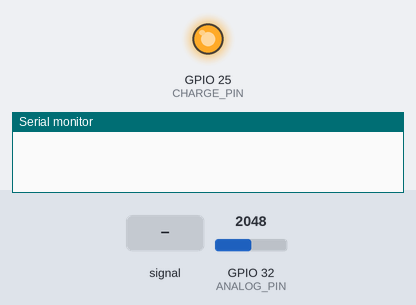
This sketch was run on a simulated ESP32. On the bench: output pins drawn as LEDs (lit = HIGH), the last lines printed to the serial monitor. The inputs (shaded band) are chosen by the test bench; at power-on: GPIO 32 (ANALOG_PIN) = 2048.

Above: at 1.8 s.
1.9 s: GPIO 32 (ANALOG_PIN) fed a 200 Hz sine of ±1023 counts around its level
At 4.5 s:
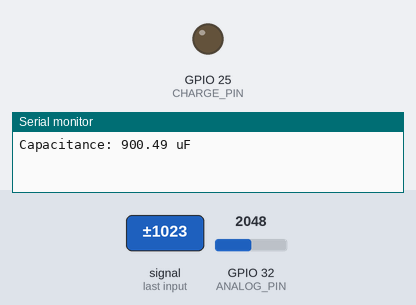
4.9 s: GPIO 32 (ANALOG_PIN) set to 1228
6.4 s: GPIO 32 (ANALOG_PIN) set to 2526
9.4 s: GPIO 32 (ANALOG_PIN) set to 2653
At 13.2 s:
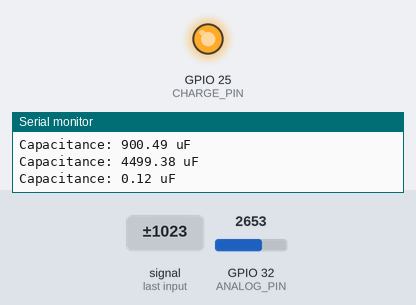
Timing chart, 0 to 13.4 s (numbered marks = the images above; inputs shaded):
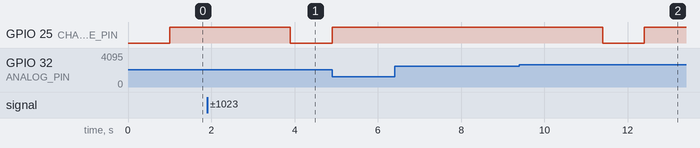

Measured:
- the behaviour switches between 2599 and 2600 on GPIO 32 (ANALOG_PIN) (found by bisection; images 1 and 2)
- after the input at 1.9 s, GPIO 25 (CHARGE_PIN): HIGH → LOW after 2.0 s
- after the input at 6.4 s, every drawn part: stays the same
- after the input at 9.4 s, GPIO 25 (CHARGE_PIN): HIGH → LOW after 2.0 s, → HIGH 1.0 s later

The sketch:

firmware.ino
```cpp
#define CHARGE_PIN 25
#define ANALOG_PIN 32
#define RESISTOR_VALUE 1000.0

void setup() {
  Serial.begin(9600);
  pinMode(CHARGE_PIN, OUTPUT);
}

void loop() {
  digitalWrite(CHARGE_PIN, LOW);
  pinMode(CHARGE_PIN, OUTPUT);
  delay(1000);

  digitalWrite(CHARGE_PIN, HIGH);
  unsigned long startTime = micros();

  while(analogRead(ANALOG_PIN) < 2600) {
  }

  unsigned long elapsedTime = micros() - startTime;

  float timeSeconds = elapsedTime / 1e6;
  float capacitanceFarads = timeSeconds / RESISTOR_VALUE;
  float capacitanceMicroFarads = capacitanceFarads * 1e6;

  Serial.print("Capacitance: ");
  Serial.print(capacitanceMicroFarads);
  Serial.println(" uF");

  delay(2000);
}
```
